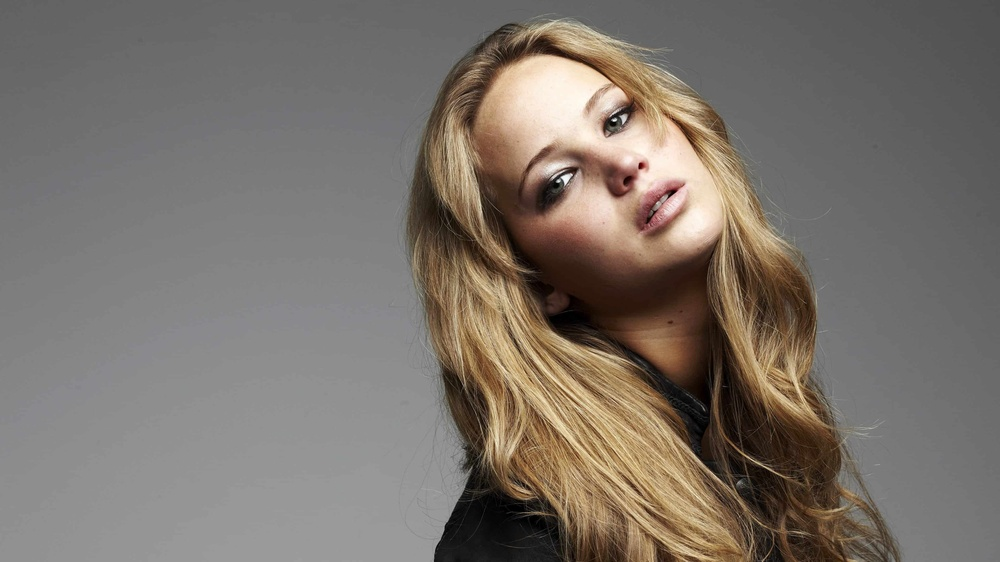
#> input picture a1images/jeniffer.jpg, 1000 x 562 px, shrunk from 3840 x 2160 before the run
$ python q6.py
#> lines starting #> are read from the running program, lines starting #| are printed output that depends on the picture; after the words box and inside, x2 and y2 are one past the last pixel; in counts of white or black regions, pixels touching at a corner belong together
import cv2 as cv
import numpy as np
import matplotlib.pyplot as plt

img_orig = cv.imread('a1images/jeniffer.jpg')
#> img_orig is the input picture: shape (562, 1000, 3); mean B, G, R 106.8, 114.3, 122.3
img_hsv = cv.cvtColor(img_orig, cv.COLOR_BGR2HSV)
#> img_hsv: shape (562, 1000, 3); mean H, S, V 10.7, 35.6, 122.4
h, s, v = cv.split(img_hsv)
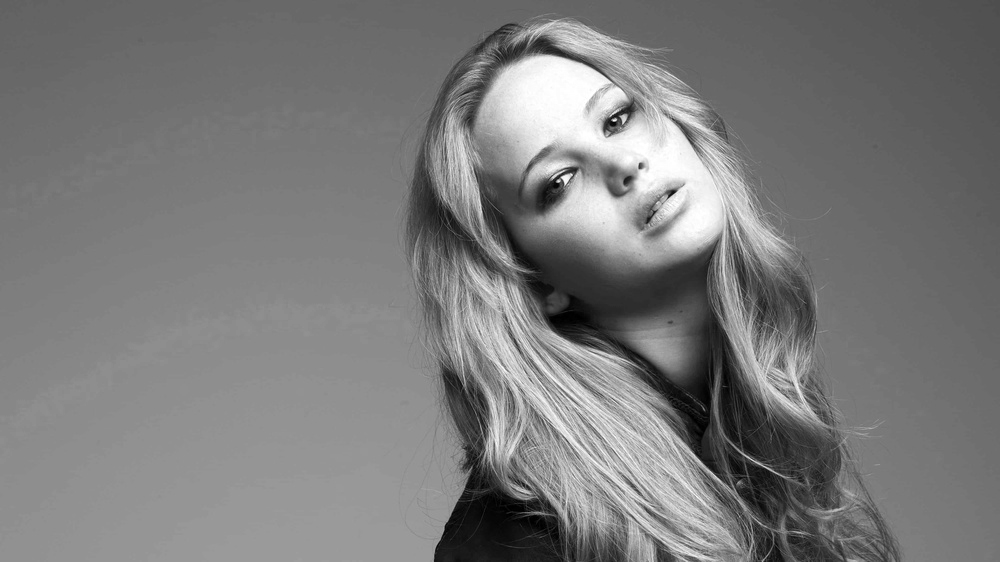
#> v: shape (562, 1000); min 0, max 255, mean 122.4

_, mask = cv.threshold(s, 13, 255, cv.THRESH_BINARY)  # Apply thesholding to saturation plane
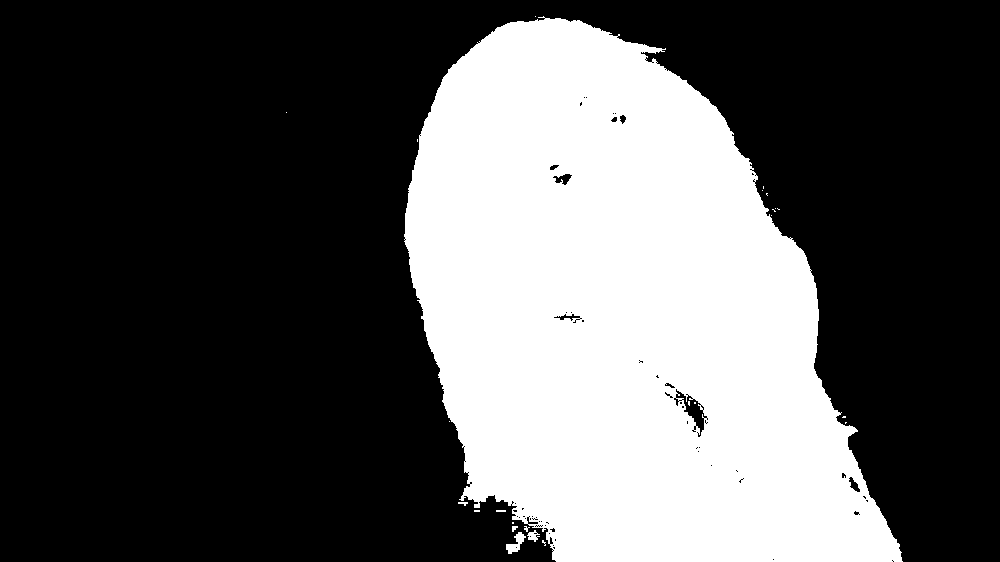
#> mask: shape (562, 1000); 33% white; 25 white regions (19 under 20 px), largest, box (x1, y1, x2, y2) and area: (404, 16, 903, 562) 185037, (506, 532, 526, 554) 199, (527, 530, 540, 542) 82, (458, 502, 468, 506) 24, (512, 526, 518, 532) 24, (496, 510, 506, 512) 20
foreground = cv.bitwise_and(img_orig, img_orig, mask=mask)  # Extract foreground using mask
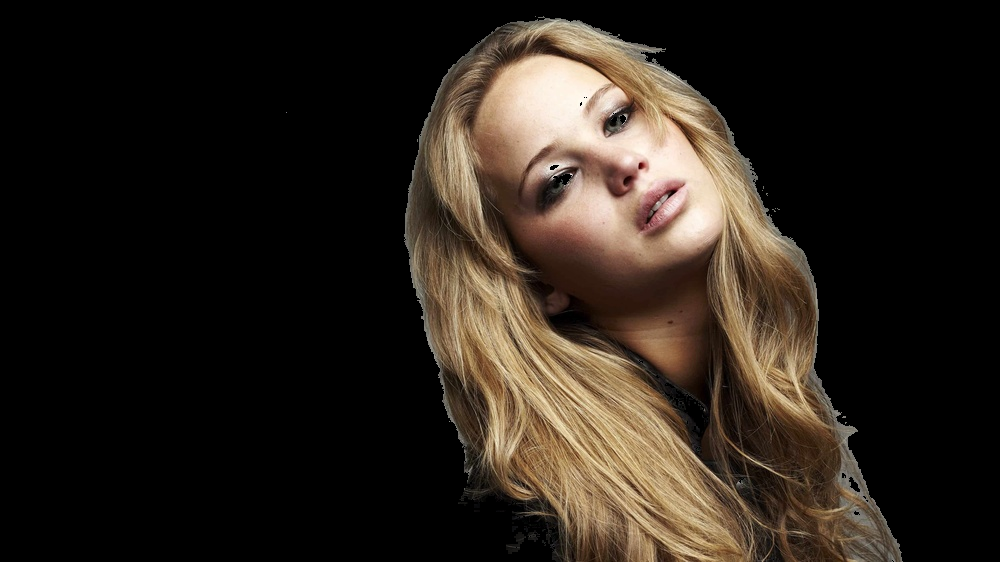
#> foreground: shape (562, 1000, 3); mean B, G, R 26.8, 34.5, 42.4
background = cv.bitwise_and(img_orig, img_orig, mask=cv.bitwise_not(mask))  # Extract background
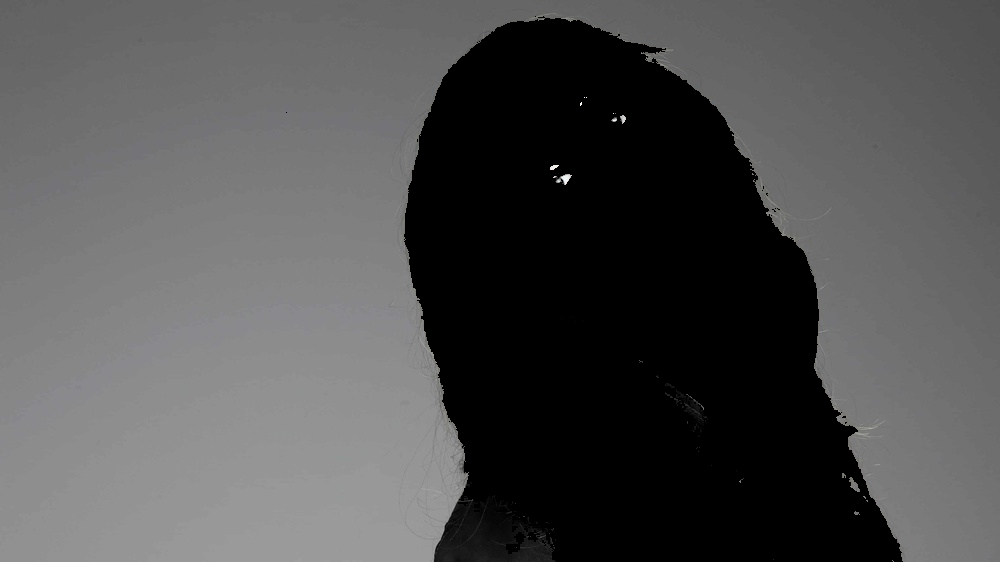
#> background: shape (562, 1000, 3); mean B, G, R 79.9, 79.8, 79.8

foreground_hsv = cv.cvtColor(foreground, cv.COLOR_BGR2HSV)
#> foreground_hsv: shape (562, 1000, 3); mean H, S, V 5.2, 35.3, 42.4
h_foreground, s_foreground, v_foreground = cv.split(foreground_hsv)
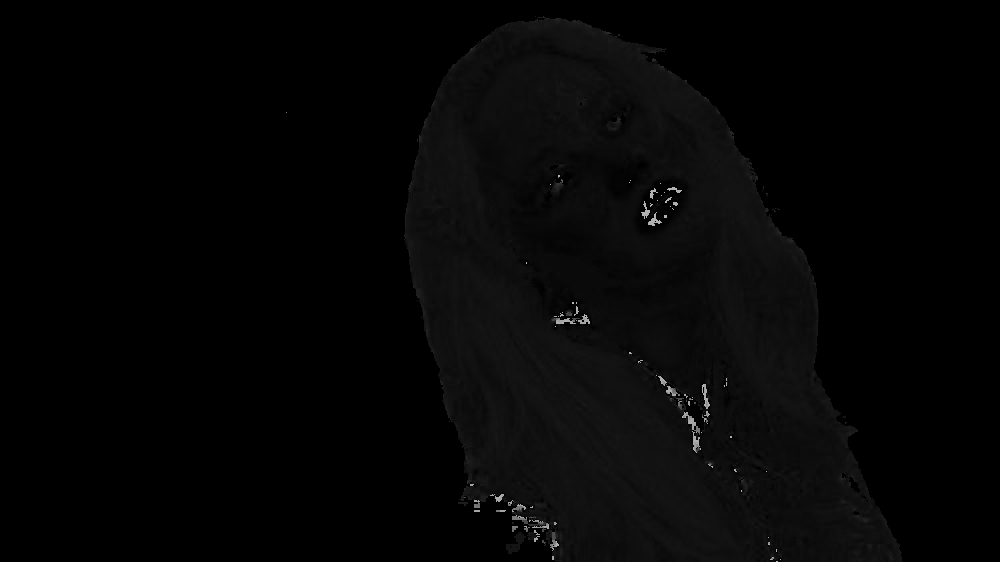
#> h_foreground: shape (562, 1000); min 0, max 179, mean 5.2
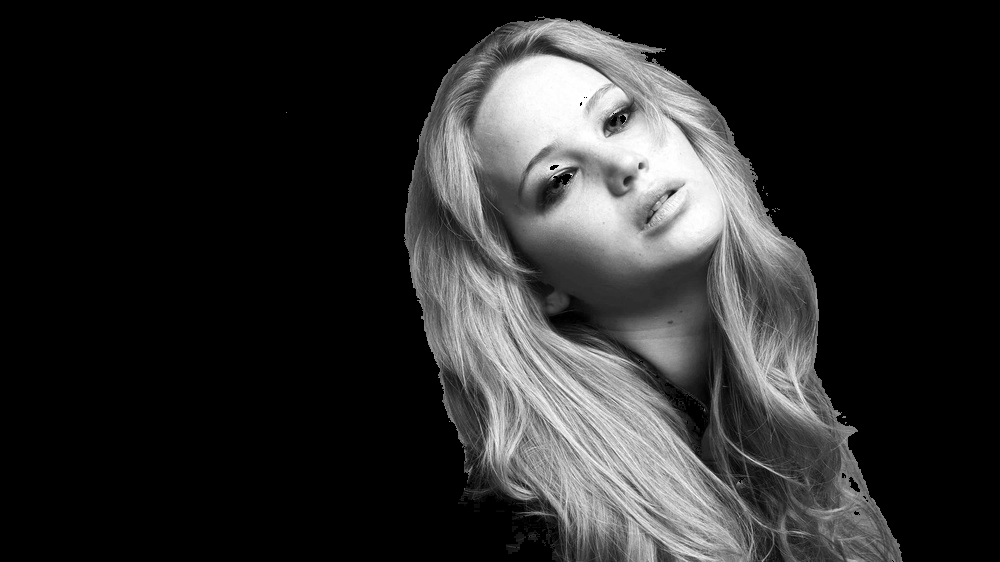
#> v_foreground: shape (562, 1000); min 0, max 255, mean 42.4
hist, bins = np.histogram(v_foreground[mask > 0].ravel(), 256, [0, 256])  # Histogram of value plane
#> hist = 256 values, max 1554 at index 48, min 0 at index 0, mean 724.5; bins = 257 values from 0 to 256
cdf = hist.cumsum()  # Cumulative distribution function
#> cdf = 256 values from 0 to 185479
L = 256
MN = v_foreground[mask > 0].size
#> MN = 185479
t = np.array([(L-1) / (MN) * cdf[i] for i in range(256)]).astype('uint8')
#> t = 256 values from 0 to 255
v_foreground_eq = v_foreground.copy()
v_foreground_eq[mask > 0] = t[v_foreground[mask > 0]]
foreground_eq = cv.merge((h_foreground, s_foreground, v_foreground_eq))
#> foreground_eq: shape (562, 1000, 3); mean H, S, V 5.2, 35.3, 42.1
foreground_eq = cv.cvtColor(foreground_eq, cv.COLOR_HSV2BGR)  # Convert back to BGR color space
img_modified = cv.add(foreground_eq, background)  # Combine modified foreground with background

fig, axis = plt.subplots(1, 3, figsize=(12, 8))
axis[0].imshow(mask, cmap='gray')
axis[0].set_title('Foreground Mask')
axis[1].imshow(cv.cvtColor(img_orig, cv.COLOR_BGR2RGB))
axis[1].set_title('Original Image')
axis[2].imshow(cv.cvtColor(img_modified, cv.COLOR_BGR2RGB))
axis[2].set_title('Image with Equalized Foreground')
for i in axis:
    i.axis('off')


# ----- Plotting the histrograms of the value plane -----

# hist_eq, bins_eq = np.histogram(v_foreground_eq[mask > 0].ravel(), 256, [0, 256])
# fig, ax = plt.subplots(1, 2, figsize=(12, 4))
# ax[0].plot(hist)
# ax[0].set_title('Histogram of Value Plane of Foreground')
# ax[0].set_xlabel('Intensity Value')
# ax[0].set_ylabel('Frequency')
# ax[1].plot(hist_eq)
# ax[1].set_title('Histogram of Equalized Value Plane of Foreground')
# ax[1].set_xlabel('Intensity Value')
# ax[1].set_ylabel('Frequency')


# ----- Plotting the foreground -----

# fig, ax = plt.subplots(1, 1, figsize=(12, 4))
# ax.imshow(cv.cvtColor(foreground, cv.COLOR_BGR2RGB))
# ax.axis('off')


# ----- Plotting the 3 planes of HSV -----

# fig, ax = plt.subplots(1, 3, figsize=(12,4))
# ax[0].imshow(h, cmap='gray')
# ax[0].set_title('Hue')
# ax[1].imshow(s, cmap='gray')
# ax[1].set_title('Saturation')
# ax[2].imshow(v, cmap='gray')
# ax[2].set_title('Value')
# for i in ax:
#     i.axis('off')
plt.show()
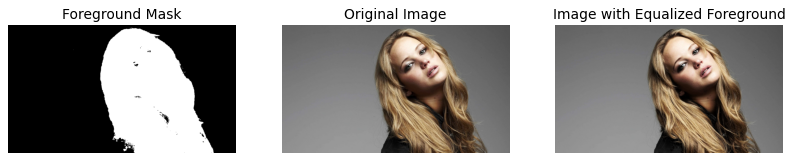
#> figure drawn by matplotlib, 3 panels

$ run again, with a1images/daisy.jpg copied over a1images/jeniffer.jpg
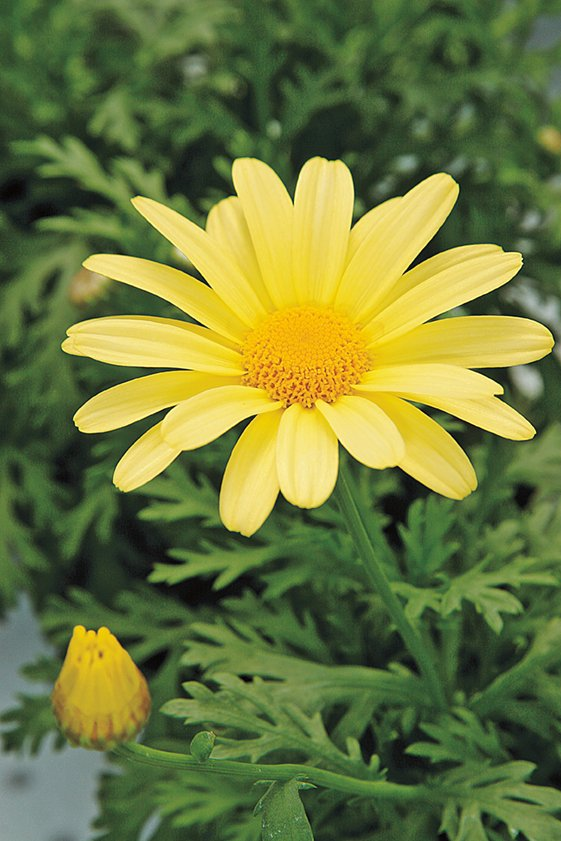
#> input picture a1images/daisy.jpg, 561 x 841 px
#> img_orig is the input picture: shape (841, 561, 3); mean B, G, R 60.7, 120.3, 108.5
#> img_hsv: shape (841, 561, 3); mean H, S, V 45.8, 119.6, 126.6
#> `_, mask = cv.threshold(s, 13, 255, cv.THRESH_BINARY)`:
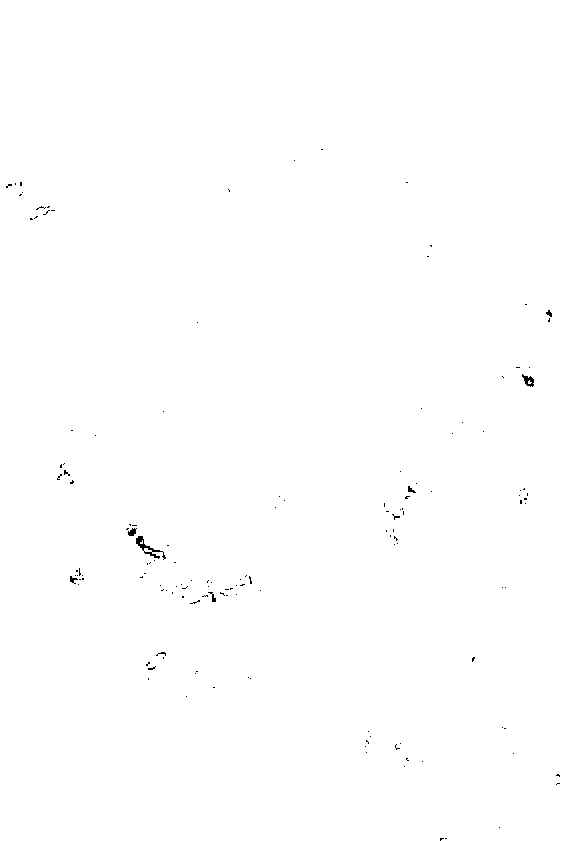
#> mask: shape (841, 561); 99.8% white; black in thin lines or dots, all inside (x1, y1, x2, y2) = (6, 149, 560, 841)
#> foreground_hsv: shape (841, 561, 3); mean H, S, V 45.8, 119.6, 126.5
#> hist = 256 values, max 6112 at index 242, min 0 at index 0, mean 1839.4; bins = 257 values from 0 to 256
#> cdf = 256 values from 0 to 470895
#> t = 256 values from 0 to 255
#> `plt.show()`:
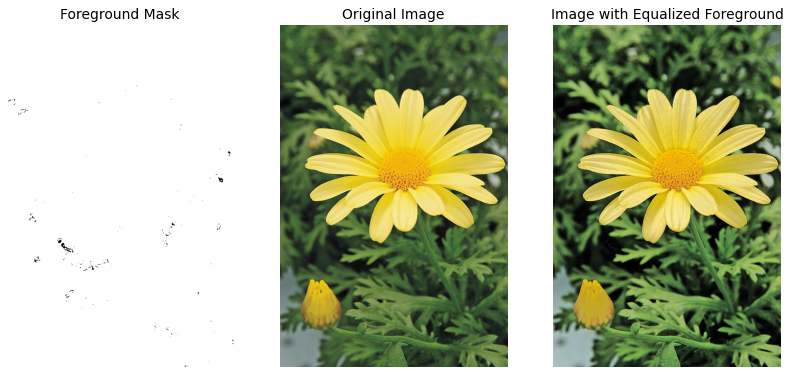
#> figure drawn by matplotlib, 3 panels

$ run again, with a1images/emma.jpg copied over a1images/jeniffer.jpg
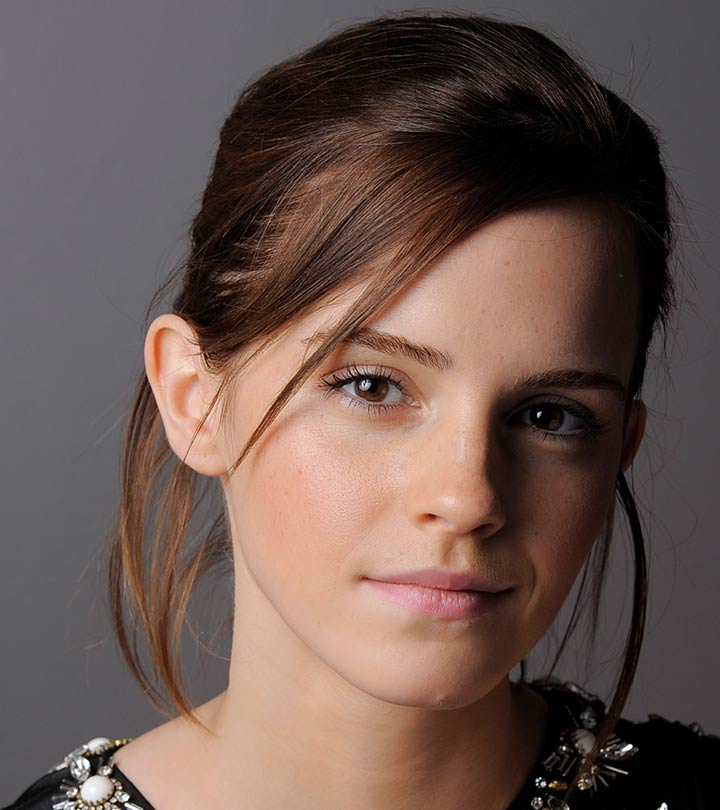
#> input picture a1images/emma.jpg, 720 x 810 px
#> img_orig is the input picture: shape (810, 720, 3); mean B, G, R 80.1, 87.4, 106.8
#> img_hsv: shape (810, 720, 3); mean H, S, V 54.8, 73.4, 107.5
#> `_, mask = cv.threshold(s, 13, 255, cv.THRESH_BINARY)`:
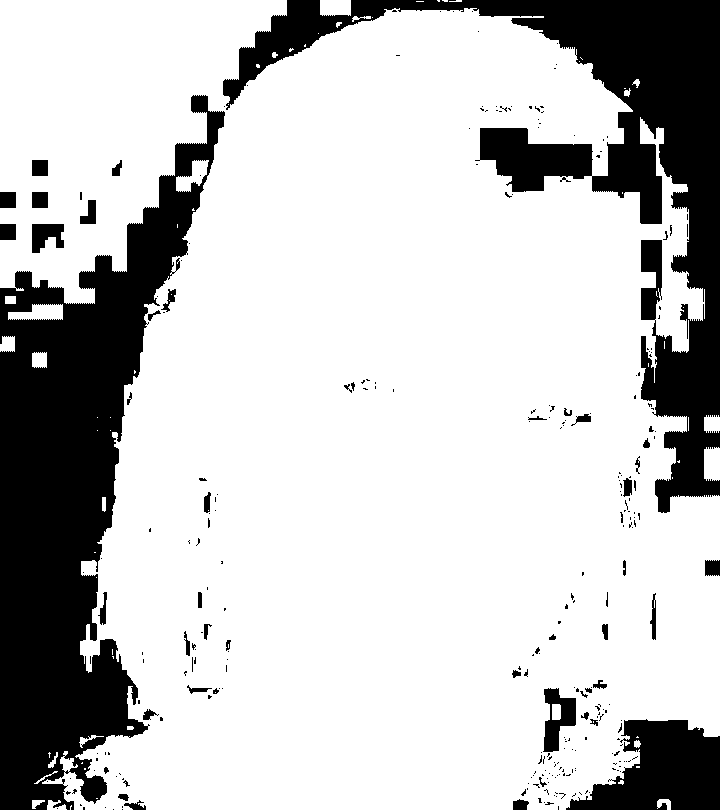
#> mask: shape (810, 720); 77.2% white; 288 black regions (237 under 20 px), largest, box (x1, y1, x2, y2) and area: (0, 95, 225, 810) 65855, (223, 0, 720, 513) 51294, (566, 719, 720, 810) 8879
#> foreground_hsv: shape (810, 720, 3); mean H, S, V 30.7, 72.2, 89.2
#> hist = 256 values, max 12310 at index 113, min 0 at index 0, mean 1759.1; bins = 257 values from 0 to 256
#> cdf = 256 values from 0 to 450333
#> t = 256 values from 0 to 255
#> `plt.show()`:
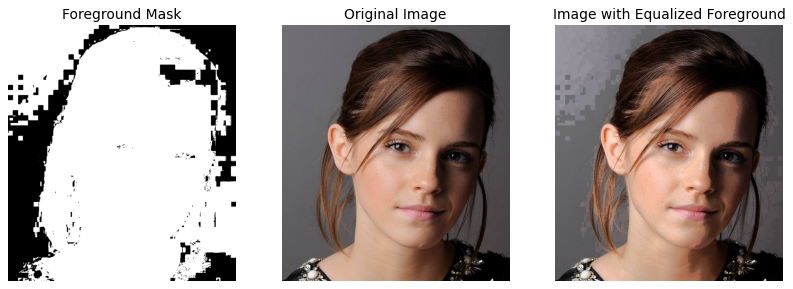
#> figure drawn by matplotlib, 3 panels
